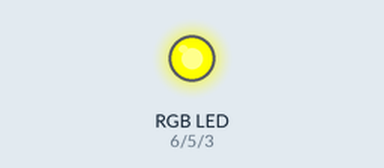
Simulated run of this sketch. Board: Arduino Uno, built with avr-gcc and run on an emulated ATmega328P. Shown: an RGB LED mixed from three pins (HIGH = lit). What the sketch prints to the serial monitor is not drawn.

Above: at 0.3 s.
At 17.91 s:
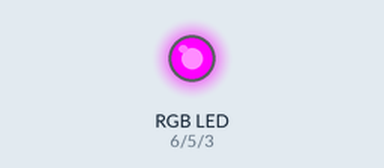
At 39.0 s:
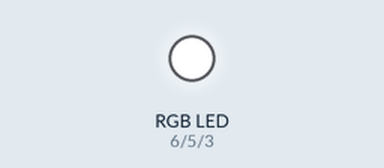
Timing chart, 0 to 40.0 s (numbered marks = the images above):
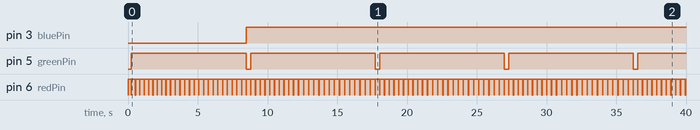

The sketch:

homework21_mixing_rgb.ino
```cpp
/**
 * https://www.youtube.com/watch?v=kj2br03bOuk
 * Mixing the RGB LED
 */

int redPin = 6;
int greenPin = 5;
int bluePin = 3;
int delayTime = 1;
int gap = 10;

void setup(){
  pinMode(redPin, OUTPUT);
  pinMode(greenPin, OUTPUT);
  pinMode(bluePin, OUTPUT);
  Serial.begin(9600);
}

void loop(){
  for(int b=0;b<256;b += gap){
    for(int g=0;g<256;g += gap){
      for(int r=0;r<256;r+= gap){
        digitalWrite(redPin, r);
        digitalWrite(greenPin, g);
        digitalWrite(bluePin, b);
        Serial.print("(");
        Serial.print(r);
        Serial.print(",");
        Serial.print(g);
        Serial.print(",");
        Serial.print(b);
        Serial.println(")");
        delay(delayTime);
      }
    }
  }
}
```

Measured:
- by itself, pin 3 (bluePin): LOW → HIGH at 8.5 s
- by itself, pin 5 (greenPin): alternates HIGH for 8.9 s and LOW for 0.31 s
- by itself, pin 6 (redPin): repeats every 0.31 s: LOW 0.01 s, HIGH 0.30 s
